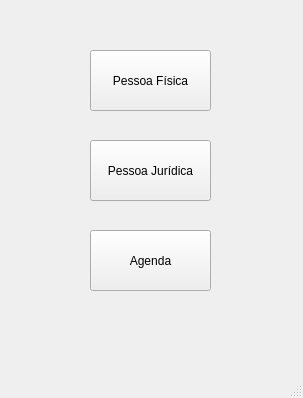
<?xml version="1.0" encoding="UTF-8"?>
<ui version="4.0">
 <class>MainWindow</class>
 <widget class="QMainWindow" name="MainWindow">
  <property name="geometry">
   <rect>
    <x>0</x>
    <y>0</y>
    <width>303</width>
    <height>398</height>
   </rect>
  </property>
  <property name="windowTitle">
   <string>Agenda</string>
  </property>
  <widget class="QWidget" name="centralwidget">
   <widget class="QPushButton" name="pushButtonPessoaFisica">
    <property name="geometry">
     <rect>
      <x>90</x>
      <y>50</y>
      <width>121</width>
      <height>61</height>
     </rect>
    </property>
    <property name="text">
     <string>Pessoa Física</string>
    </property>
   </widget>
   <widget class="QPushButton" name="pushButtonPessoaJuridica">
    <property name="geometry">
     <rect>
      <x>90</x>
      <y>140</y>
      <width>121</width>
      <height>61</height>
     </rect>
    </property>
    <property name="text">
     <string>Pessoa Jurídica</string>
    </property>
   </widget>
   <widget class="QPushButton" name="pushButtonAgenda">
    <property name="geometry">
     <rect>
      <x>90</x>
      <y>230</y>
      <width>121</width>
      <height>61</height>
     </rect>
    </property>
    <property name="text">
     <string>Agenda</string>
    </property>
   </widget>
  </widget>
  <widget class="QMenuBar" name="menubar">
   <property name="geometry">
    <rect>
     <x>0</x>
     <y>0</y>
     <width>303</width>
     <height>21</height>
    </rect>
   </property>
  </widget>
  <widget class="QStatusBar" name="statusbar"/>
 </widget>
 <resources/>
 <connections/>
</ui>
